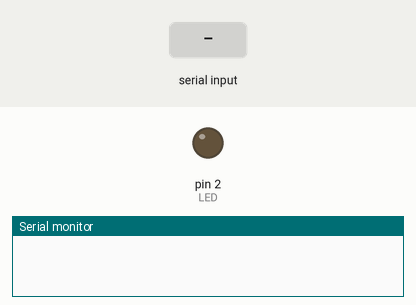
This sketch was run on a simulated Arduino Uno, built with avr-gcc and run on an emulated ATmega328P. On the bench: output pins drawn as LEDs (lit = HIGH), the last lines printed to the serial monitor. The test bench sets the inputs (shaded band).

Above: at 1.2 s.
1.3 s: "1" received over Serial
At 2.7 s:
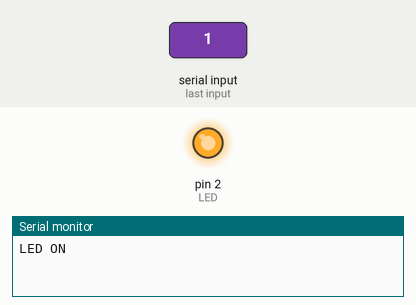
3.8 s: "0" received over Serial
At 5.8 s:
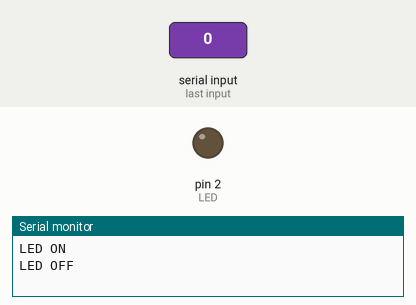
Timing chart, 0 to 7.3 s (numbered marks = the images above; inputs shaded):
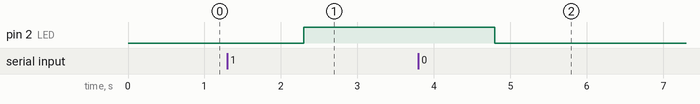

Measured:
- after the input at 1.3 s, pin 2 (LED): LOW → HIGH after 1.0 s
- after the input at 3.8 s, pin 2 (LED): HIGH → LOW after 1.0 s

The sketch:

Serial_terminal.ino
```cpp
int LED=2;
void setup()
{
  // put your setup code here, to run once:
  pinMode(LED,OUTPUT);
  Serial.begin(115200);

}

void loop()
{
  // put your main code here, to run repeatedly:
  if(Serial.available())
  {
    String cmd=Serial.readString();
    cmd.trim();
    if(cmd=="1")
    {
      digitalWrite(LED,HIGH);
      Serial.println("LED ON");
    }
    else
    {
      digitalWrite(LED,LOW);
      Serial.println("LED OFF");
    }
  }
}
```
